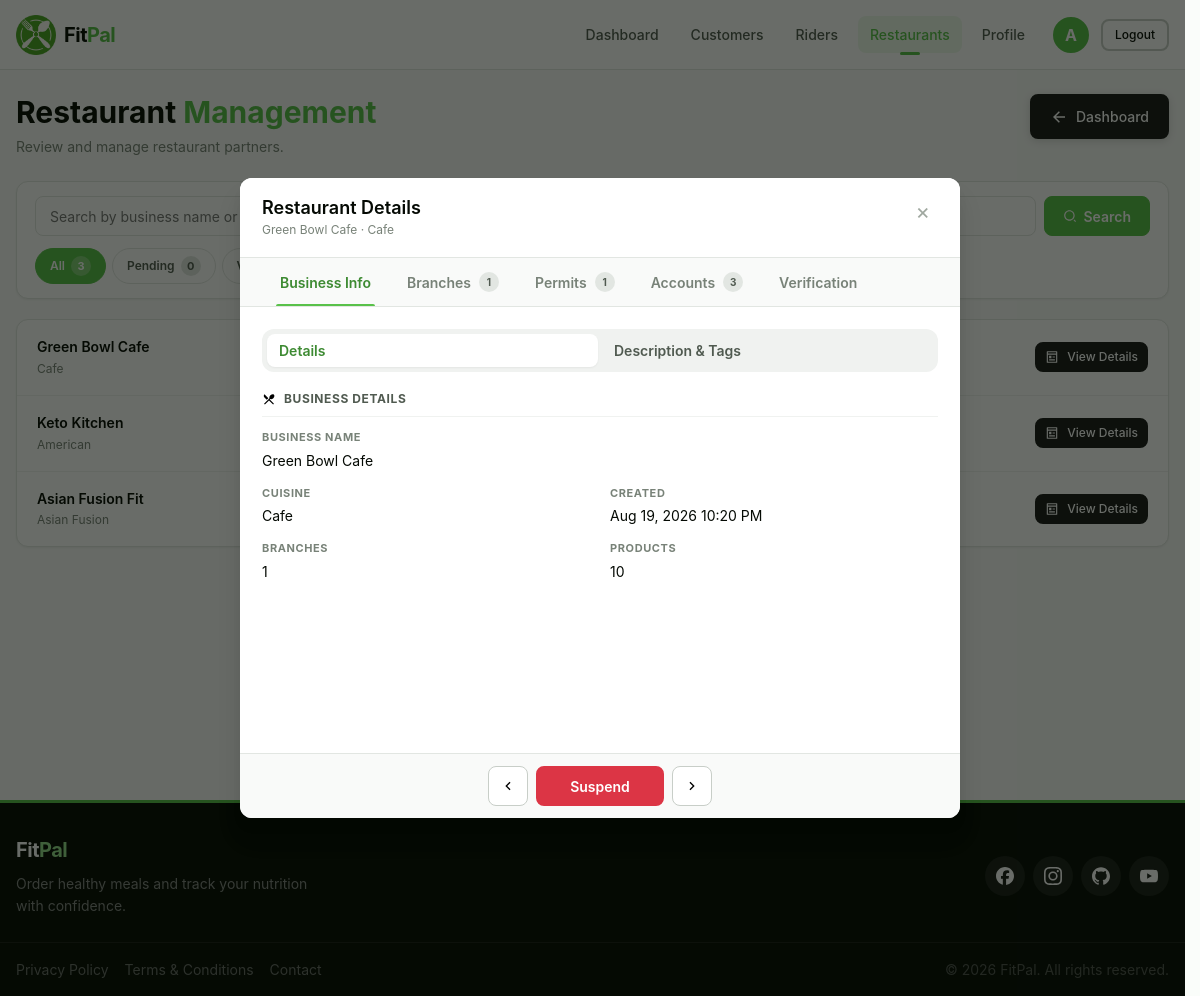
/admin/pages/restaurants.php?open=1 (signed in), run on the app's committed database.
### tables this page shows
CREATE TABLE restaurant (
    restaurant_id INT AUTO_INCREMENT PRIMARY KEY,
    business_name VARCHAR(100) NOT NULL,
    description TEXT NULL,
    cuisine_type VARCHAR(50) NULL,
    dietary_tags TEXT NULL,
    verification_status VARCHAR(20) NOT NULL DEFAULT 'pending' CHECK (
        verification_status IN (
            'pending',
            'denied',
            'suspended',
            'verified'
        )
    ),
    verified_by_admin_id INT NULL,
    verified_at TIMESTAMP NULL,
    is_active TINYINT(1) DEFAULT 1,
    created_at TIMESTAMP DEFAULT CURRENT_TIMESTAMP,
    updated_at TIMESTAMP DEFAULT CURRENT_TIMESTAMP ON UPDATE CURRENT_TIMESTAMP,
    FOREIGN KEY (verified_by_admin_id) REFERENCES administrator (administrator_id) ON DELETE SET NULL,
    INDEX idx_business_name (business_name),
    INDEX idx_verification_status (verification_status),
    INDEX idx_is_active (is_active)
) COMMENT = 'Restaurant business entity';

### admin/pages/restaurants.php (the view, shortened to what the rows shown need)
<?php
require_once __DIR__ . '/../includes/header.php';
require_once __DIR__ . '/../backend/database/admin-queries.php';
$page   = isset($_GET['page']) ? max(1, (int)$_GET['page']) : 1;
$search = isset($_GET['search']) ? trim((string)$_GET['search']) : '';
$status = isset($_GET['status']) ? (string)$_GET['status'] : 'all';
$openId = isset($_GET['open']) ? (int)$_GET['open'] : 0;
$perPage = 5;
$data   = getRestaurantsPaginated($database_connection, $page, $perPage, $search, $status);
$rows   = $data['rows'];
$openRestaurant = null;
$openBranches = [];
$openAccounts = [];
$openPermitFilled = [];
if ($openId > 0) {
    $openRestaurant = getRestaurantDetails($database_connection, $openId);
    if ($openRestaurant) {
        $openBranches = getRestaurantBranches($database_connection, $openId);
        $openAccounts = getRestaurantAccounts($database_connection, $openId);
        $allSlots = getRestaurantPermits($database_connection, $openId);
        foreach ($allSlots as $slotEntry) {
            if (!empty($slotEntry['has_permit'])) {
                $openPermitFilled[] = $slotEntry;
            }
        }
    }
}
function buildRestaurantUrl(array $overrides = []): string
{
    $params = [
        'page'   => $_GET['page']   ?? 1,
        'search' => $_GET['search'] ?? '',
        'status' => $_GET['status'] ?? 'all',
    ];
    foreach ($overrides as $k => $v) {
        if ($v === null || $v === '') {
            unset($params[$k]);
        } else {
            $params[$k] = $v;
        }
    }
    return '?' . http_build_query($params);
}
?>
<div class="content admin-list-page">
    <div class="container">
        <header class="admin-page-header">
            <div class="admin-page-header-left">
                <h1 class="heading-2">Restaurant <span>Management</span></h1>
            </div>
        </header>
        <div class="admin-table-card">
            <?php if (empty($rows)): ?>
            <div class="admin-table-empty">
                <div class="admin-table-empty-icon" aria-hidden="true"
                    data-fallback-src="<?php echo $assetBase; ?>assets/images/icons/restaurant.svg">
                    <img src="<?php echo $assetBase; ?>assets/images/icons/search-line.svg" alt="">
                </div>
                <p class="admin-table-empty-title">No restaurants found</p>
                <p class="admin-table-empty-text">
                    <?php if ($search !== ''): ?>
                    No results for "<?php echo htmlspecialchars($search, ENT_QUOTES, 'UTF-8'); ?>".
                    <?php else: ?>
                    Try a different filter.
                    <?php endif; ?>
                </p>
            </div>
            <?php else: ?>
            <div class="admin-table-restaurants">
                <?php foreach ($rows as $r):
                    $rid = (int)$r['restaurant_id'];
                    $name = (string)$r['business_name'];
                    $verification = (string)($r['verification_status'] ?? 'pending');
                    $isActive = (int)$r['is_active'] === 1;
                ?>
                <div class="admin-table-row">
                    <div class="admin-cell-body">
                        <p class="admin-cell-title"><?php echo htmlspecialchars($name, ENT_QUOTES, 'UTF-8'); ?></p>
                        <p class="admin-cell-subtitle">
                            <?php echo htmlspecialchars((string)($r['cuisine_type'] ?? '—'), ENT_QUOTES, 'UTF-8'); ?>
                        </p>
                    </div>
                    <div class="admin-cell-body">
                        <div class="admin-cell-meta">
                            <span class="badge <?php echo adminVerificationBadgeClass($verification); ?>">
                            </span>
                            <span class="badge <?php echo $isActive ? 'badge-success' : 'badge-secondary'; ?>">
                            </span>
                        </div>
                        <div class="admin-cell-meta">
                            <span class="admin-cell-meta-item">
                            </span>
                            <span class="admin-cell-meta-item">
                            </span>
                        </div>
                    </div>
                    <div class="admin-cell-actions">
                        <a href="<?php echo htmlspecialchars(buildRestaurantUrl(['open' => $rid]), ENT_QUOTES, 'UTF-8'); ?>"
                            class="btn btn-outline btn-sm">
                            <img src="<?php echo $assetBase; ?>assets/images/icons/pages-line.svg" alt=""
                                class="btn-icon btn-icon-14" width="14" height="14">
                            <span>View Details</span>
                        </a>
                    </div>
                </div>
                <?php endforeach; ?>
            </div>
            <?php endif; ?>
        </div>
    </div>
</div>
<div class="admin-modal <?php echo $openRestaurant ? 'is-open' : ''; ?>" id="restaurantDetailsModal"
    aria-hidden="<?php echo $openRestaurant ? 'false' : 'true'; ?>" role="dialog">
    <div class="admin-modal-panel admin-modal-panel-wide" role="document">
        <div class="admin-modal-header">
            <div class="admin-modal-header-left">
                <p class="admin-modal-title">Restaurant Details</p>
                <p class="admin-modal-subtitle">
                    <?php echo $openRestaurant
                        ? htmlspecialchars((string)$openRestaurant['business_name'] . ' · ' . ($openRestaurant['cuisine_type'] ?? ''), ENT_QUOTES, 'UTF-8')
                        : 'Select a restaurant to review.'; ?>
                </p>
            </div>
        </div>
        <?php if (!$openRestaurant): ?>
        <div class="admin-modal-panel-body">
            <p class="admin-detail-value admin-detail-value-muted">No restaurant selected.</p>
        </div>
        <?php else:
            $openVerification = (string)($openRestaurant['verification_status'] ?? 'pending');
        ?>
        <div class="admin-modal-tabs" role="tablist">
            <button type="button" class="admin-modal-tab active" data-tab="info" role="tab">Business Info</button>
            <button type="button" class="admin-modal-tab" data-tab="branches" role="tab">
                Branches <span class="tab-count"><?php echo count($openBranches); ?></span>
            </button>
            <button type="button" class="admin-modal-tab" data-tab="permits" role="tab">
                Permits <span class="tab-count"><?php echo count($openPermitFilled); ?></span>
            </button>
            <button type="button" class="admin-modal-tab" data-tab="accounts" role="tab">
                Accounts <span class="tab-count"><?php echo count($openAccounts); ?></span>
            </button>
            <button type="button" class="admin-modal-tab" data-tab="verify" role="tab">Verification</button>
        </div>
        <div class="admin-modal-panel-body">
            <div class="admin-modal-tab-panel active" data-tab-panel="info" role="tabpanel">
                <div class="admin-subtabs" role="tablist">
                    <button type="button" class="admin-subtab active" data-subtab="details" role="tab">
                        Details
                    </button>
                    <button type="button" class="admin-subtab" data-subtab="description" role="tab">
                        Description &amp; Tags
                    </button>
                </div>
                <div class="admin-modal-phase active" data-phase="details" role="tabpanel">
                    <h3 class="admin-section-heading">
                        <img src="<?php echo $assetBase; ?>assets/images/icons/restaurant-fill.svg" alt="" width="14"
                            height="14" class="btn-icon-no-filter">
                        Business Details
                    </h3>
                    <div class="admin-detail-grid">
                        <div class="admin-detail-item admin-detail-item-full">
                            <span class="admin-detail-label">Business Name</span>
                            <span
                                class="admin-detail-value"><?php echo htmlspecialchars((string)$openRestaurant['business_name'], ENT_QUOTES, 'UTF-8'); ?></span>
                        </div>
                        <div class="admin-detail-item">
                            <span class="admin-detail-label">Cuisine</span>
                            <span
                                class="admin-detail-value"><?php echo htmlspecialchars((string)($openRestaurant['cuisine_type'] ?? '—'), ENT_QUOTES, 'UTF-8'); ?></span>
                        </div>
                        <div class="admin-detail-item">
                            <span class="admin-detail-label">Created</span>
                            <span
                                class="admin-detail-value"><?php echo htmlspecialchars(formatAdminDate((string)($openRestaurant['created_at'] ?? '')), ENT_QUOTES, 'UTF-8'); ?></span>
                        </div>
                        <div class="admin-detail-item">
                            <span class="admin-detail-label">Branches</span>
                            <span
                                class="admin-detail-value"><?php echo number_format((int)($openRestaurant['branch_count'] ?? 0)); ?></span>
                        </div>
                        <div class="admin-detail-item">
                            <span class="admin-detail-label">Products</span>
                            <span
                                class="admin-detail-value"><?php echo number_format((int)($openRestaurant['product_count'] ?? 0)); ?></span>
                        </div>
                    </div>
                </div>
            </div>
        </div>
        <div class="admin-modal-tab-footer">
            <button type="button" class="tab-arrow" data-phase-prev aria-label="Previous">
                <img src="<?php echo $assetBase; ?>assets/images/icons/arrow-left-s-line.svg" alt="" width="16"
                    height="16">
            </button>
            <div class="admin-modal-footer-center">
                <div class="admin-modal-footer-actions">
                    <?php if ($openVerification === 'pending'): ?>
                    <form method="POST" action="../backend/handlers/admin-handler.php">
                        <input type="hidden" name="csrf_token"
                            value="<?php echo htmlspecialchars($csrfToken, ENT_QUOTES, 'UTF-8'); ?>">
                        <input type="hidden" name="action" value="set_restaurant_verification">
                        <input type="hidden" name="restaurant_id"
                            value="<?php echo (int)$openRestaurant['restaurant_id']; ?>">
                        <input type="hidden" name="status" value="verified">
                        <input type="hidden" name="redirect_to" value="restaurants.php">
                        <button type="submit" class="btn btn-primary btn-sm">Verify</button>
                    </form>
                    <form method="POST" action="../backend/handlers/admin-handler.php">
                        <input type="hidden" name="csrf_token"
                            value="<?php echo htmlspecialchars($csrfToken, ENT_QUOTES, 'UTF-8'); ?>">
                        <input type="hidden" name="action" value="set_restaurant_verification">
                        <input type="hidden" name="restaurant_id"
                            value="<?php echo (int)$openRestaurant['restaurant_id']; ?>">
                        <input type="hidden" name="status" value="denied">
                        <input type="hidden" name="redirect_to" value="restaurants.php">
                        <button type="submit" class="btn btn-danger btn-sm">Deny</button>
                    </form>
                    <?php elseif ($openVerification === 'verified'): ?>
                    <form method="POST" action="../backend/handlers/admin-handler.php">
                        <button type="submit" class="btn btn-danger btn-sm">Suspend</button>
                    </form>
                    <?php endif; ?>
                </div>
            </div>
            <button type="button" class="tab-arrow" data-phase-next aria-label="Next">
                <img src="<?php echo $assetBase; ?>assets/images/icons/arrow-right-s-line.svg" alt="" width="16"
                    height="16">
            </button>
        </div>
        <?php endif; ?>
    </div>
</div>
<?php require_once __DIR__ . '/../../shared/includes/footer.php'; ?>

### data on the page
restaurant: business_name "Green Bowl Cafe", cuisine_type "Cafe", business_name+cuisine_type "Green Bowl Cafe · Cafe", created_at "Aug 19, 2026 10:20 PM"
restaurant: business_name "Keto Kitchen", cuisine_type "American"
restaurant: business_name "Asian Fusion Fit", cuisine_type "Asian Fusion"

### other printed values
$adminInitial "A"
$counts['all'] "3"
$counts['pending'] "0"
count($openBranches) "1"
count($openPermitFilled) "1"
count($openAccounts) "3"
$openRestaurant['branch_count'] "1"
$openRestaurant['product_count'] "10"
